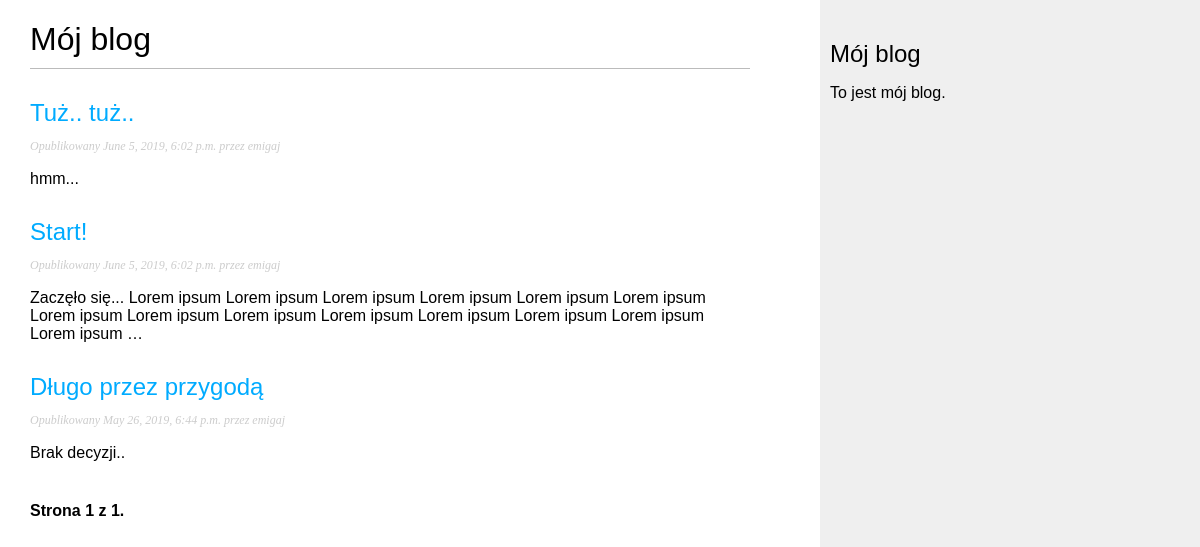
Screenshot of /blog/ with the database file from the repository.
### blog/models.py (models this page shows, shortened)
class Post(models.Model):
    title   = models.CharField(max_length=200)
    slug    = models.SlugField(max_length=200, unique_for_date='publish')
    author  = models.ForeignKey(User, related_name='blog_posts', on_delete=models.CASCADE)
    body    = models.TextField()
    publish = models.DateTimeField(default=timezone.now())
    created = models.DateTimeField(auto_now_add=True)  #auto_now_add dodaje date a auto_now zmienia datę a ie dodaje kolejną
    updated = models.DateTimeField(auto_now=True)
    objects = models.Manager()
    published = PublishedManager()
    STATUS_CHOICES = (
        ('draft', 'Roboczy'),
        ('published', 'Opublikowany'),
    )
    status  = models.CharField(max_length=10, choices=STATUS_CHOICES, default='draft')
    class Meta:
        ordering = ('-publish',)
    def get_absolute_url(self):
        return reverse('blog:post_detail',
                       args=[self.publish.year,
                             self.publish.strftime('%m'),
                             self.publish.strftime('%d'),
                             self.slug])

### blog/views.py (the view)
class PostListView(ListView):
    queryset = Post.published.all()
    context_object_name = 'posts'
    paginate_by = 3
    template_name = 'blog/post/list.html'

### blog/templates/blog/post/list.html (shortened to what this page needs)
{% extends "blog/base.html" %}
{% block content %}
    <h1>Mój blog</h1>
    {%  for post in posts %}
        <h2>
            <a href="{{ post.get_absolute_url }}">
                {{ post.title }}
            </a>
        </h2>
        <p class="date">
            Opublikowany {{ post.publish }} przez {{ post.author }}
        </p>
        {{ post.body|truncatewords:30|linebreaks }}
    {% endfor %}
    {% include "blog/pagination.html" with page=page_obj %}
    {%  endblock %}

### blog/templates/blog/base.html (shortened to what this page needs)
{% load static %}
<link rel="stylesheet" type="text/css" href="{%  static 'blog/blog.css' %}">
<!DOCTYPE html>
<html>
<head>
</head>
<body>
    <div id="content">
        {%  block content %}
        {% endblock %}
    </div>
    <div id="sidebar">
        <h2> Mój blog </h2>
            <p> To jest mój blog. </p>
    </div>
</body>
</html>

### blog/templates/blog/pagination.html (shortened to what this page needs)
<div class="pagination">
<span class="step-links">
    <span class="current">
        Strona {{ page.number }} z {{ page.paginator.num_pages }}.
    </span>
</span>
</div>

### blog/static/blog/blog.css (style rules this page uses)
body { margin:0; padding:0; font-family:helvetica, sans-serif; }
a { color:#00abff; text-decoration:none; }
h1 { font-weight:normal; border-bottom:1px solid #bbb; padding:0 0 10px 0; }
h2 { font-weight:normal; margin:30px 0 0; }
#content { float:left; width:60%; padding:0 0 0 30px; }
#sidebar { float:right; width:30%; padding:10px; background:#efefef; height:100%; }
p.date { color:#ccc; font-family: georgia, serif; font-size: 12px; font-style: italic; }
.pagination { margin:40px 0; font-weight:bold; }

### rows the page displays
Post: title "Tuż.. tuż..", publish "June 5, 2019, 6:02 p.m.", author "emigaj", body "hmm..."
Post: title "Start!", publish "June 5, 2019, 6:02 p.m.", author "emigaj", body "Zaczęło się... Lorem ipsum Lorem ipsum Lorem ipsum Lorem ipsum Lorem ipsum Lorem ipsum Lorem ipsum Lorem ipsum Lorem ipsum Lorem ipsum Lorem ipsum Lorem ipsum Lorem ipsum Lorem ipsum …"
Post: title "Długo przez przygodą", publish "May 26, 2019, 6:44 p.m.", author "emigaj", body "Brak decyzji.."

### other values shown
{{ page.number }} "1"
{{ page.paginator.num_pages }} "1"
